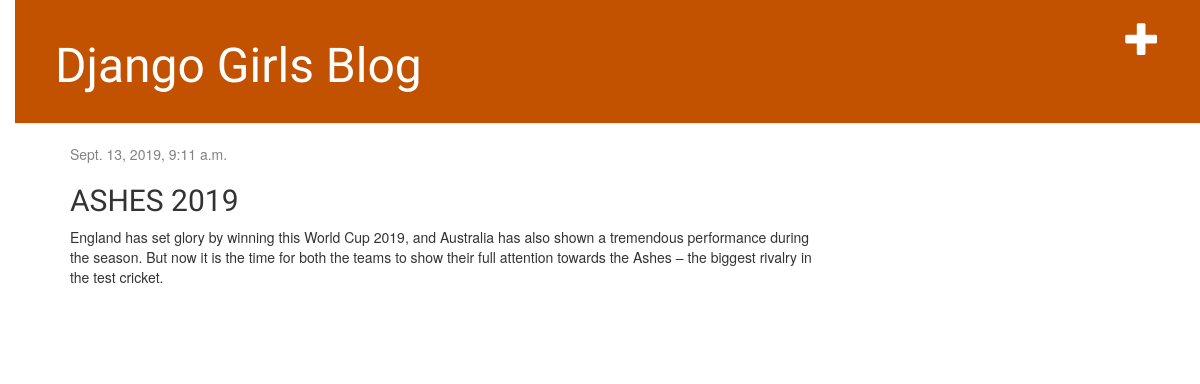
The app's page /post/4/ with its own data.
### blog/models.py (models this page shows, shortened)
class Post(models.Model):
    author = models.ForeignKey(settings.AUTH_USER_MODEL, on_delete=models.CASCADE)
    title = models.CharField(max_length=200)
    text = models.TextField()
    created_date = models.DateTimeField(default=timezone.now)
    published_date = models.DateTimeField(blank=True, null=True)

### blog/views.py (the view)
# urls.py: path('post/<int:pk>/', views.post_detail, name='post_detail'),
def post_detail(request, pk):
    post = get_object_or_404(Post, pk=pk)
    return render(request, 'blog/post_detail.html', {'post': post})

### blog/templates/blog/post_detail.html (shortened to what this page needs)
{% extends 'blog/base.html' %}
{% block content %}
    <div class="post">
        {% if post.published_date %}
            <div class="date">
                {{ post.published_date }}
            </div>
        {% endif %}
        <h2>{{ post.title }}</h2>
        <p>{{ post.text|linebreaksbr }}</p>
    </div>
{% endblock %}

### blog/static/css/blog.css (style rules this page uses)
body { padding-left: 15px; }
h1, h2, h3, h4 { font-family: 'Lobster', cursive; }
.date { color: #828282; }
.post { margin-bottom: 70px; }

### records on screen
Post: published_date "Sept. 13, 2019, 9:11 a.m.", title "ASHES 2019", text "England has set glory by winning this World Cup 2019, and Australia has also shown a tremendous performance during the season. But now it is the time for both the teams to show their full attention towards the Ashes – the biggest rivalry in the test cricket."
